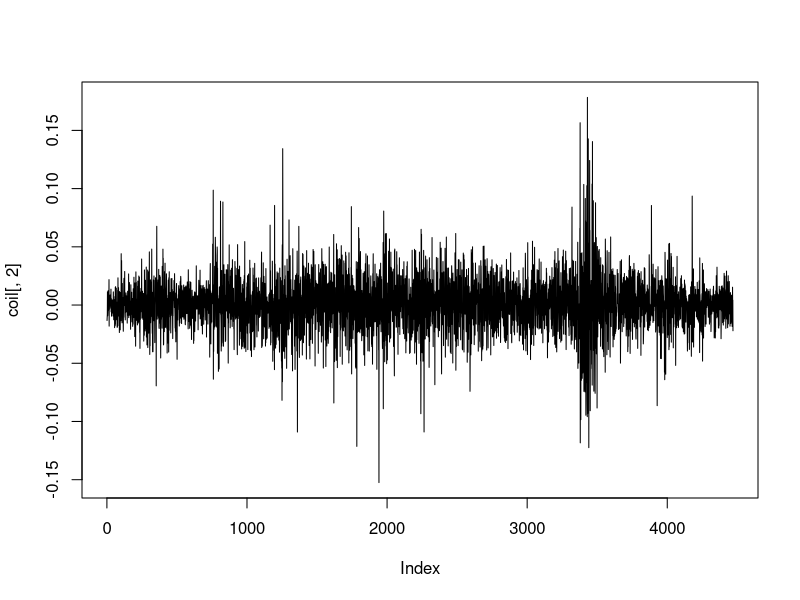

Generate this figure with R: (Note: this script raises an error after producing the figure.)
### GENERATED AR(3)-APARCH(1,1)
coil<-read.table("plotcode/coil.txt",header=TRUE)
plot(coil[,2],type='l')

testA3<-garchFit(formula=~arma(3,0)+aparch(1,1),cond.dist="sstd",data=coil[,2],leverage=TRUE)#,include.mean=FALSE)

model3=list(ar=c(-2.546e-02,-4.335e-02,-1.723e-02),beta=0.95,mu=4.126e-04,omega=9.769e-05,alpha=5.545e-02,gamma=2.333e-01,delta=1.127e+00,skew=9.617e-01,shape=7.342e+00)
garchSpecModel3<-garchSpec(model=model3,cond.dist = "sstd",presample = cbind(z=testA3@fit$series$z[1:10],h=testA3@fit$series$h[1:10],y=testA3@fit$series$x[1:10]))

plot(garchSim(garchSpecModel3,n=length(coil[,2]))$garch,type='l',xlab='t',ylab=expression(z[t]),mgp=c(2,1,0),cex.lab=1.4)
